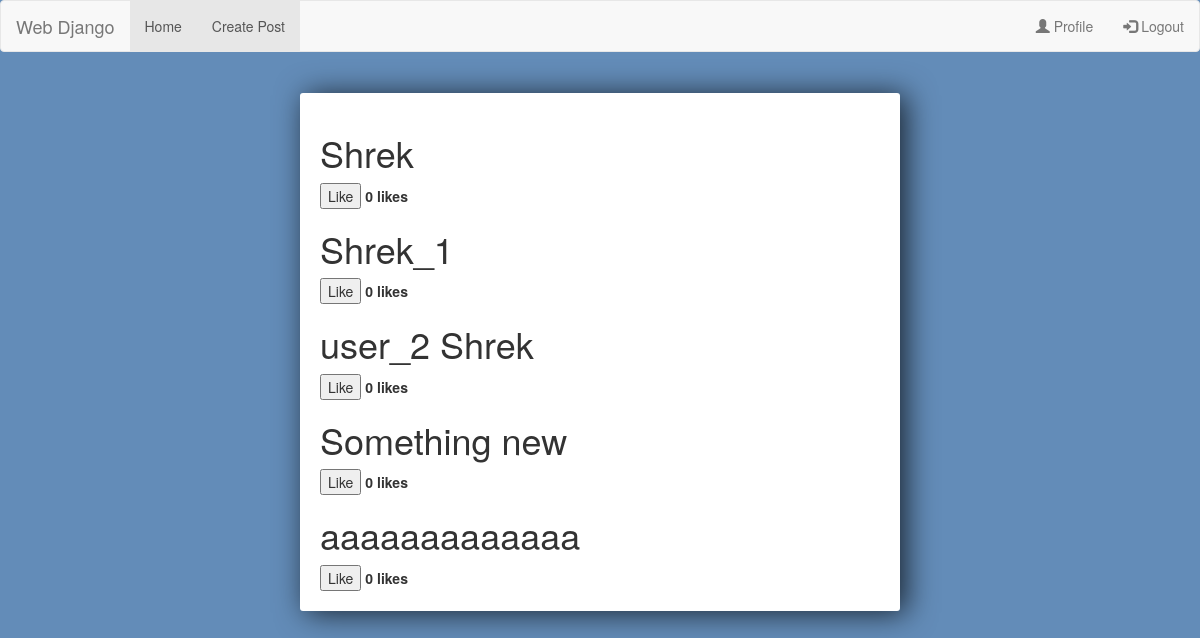
Page /posts/ (signed in) on the earlier database version.
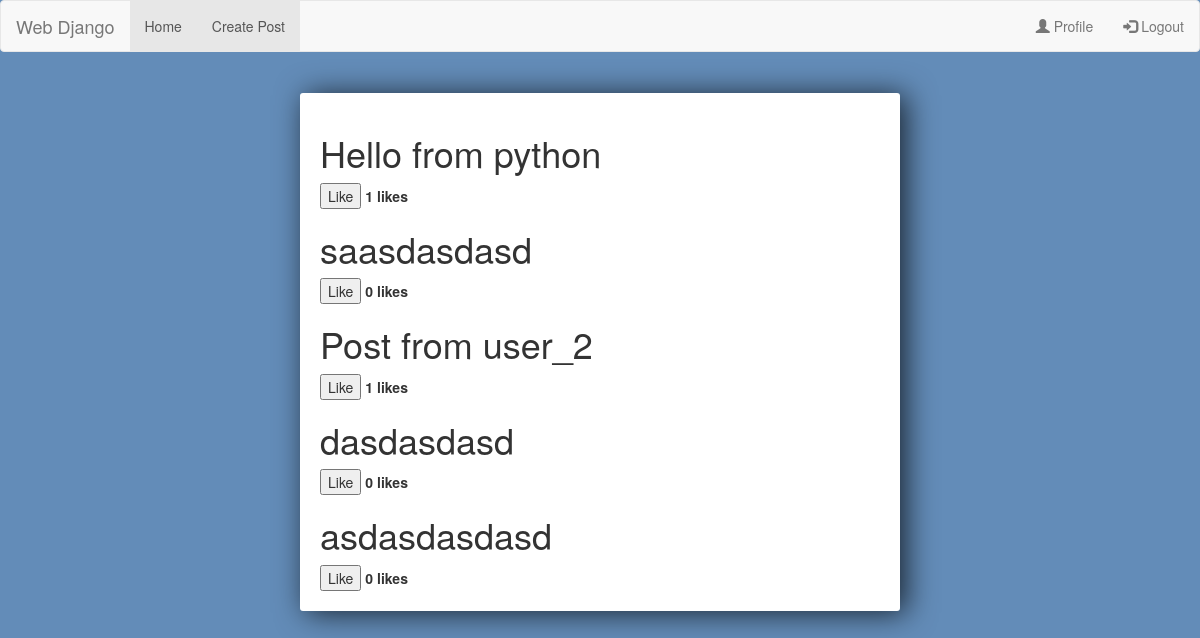
Same page on the later database version.
### posts/models.py (models this page shows, shortened)
class Post(models.Model):
    id = models.UUIDField(primary_key=True, default=uuid.uuid4)
    user = models.ForeignKey(User, on_delete=models.CASCADE, related_name="posts")
    image = models.ImageField(upload_to=profile_image_path, blank=True)
    caption = models.TextField()
    created_at = models.DateTimeField(default=datetime.now)
    liked = models.ManyToManyField(User, default=None, blank=True, related_name='liked')

### posts/views.py (the view)
# urls.py: path("", views.home, name='homepage'),
@login_required(login_url='user-login')
def home(request):
    posts = Post.objects.all()
    user = request.user
    return render(request, "posts/feed.html", {"posts": posts, 'user': user})

### posts/templates/posts/feed.html (shortened to what this page needs)
{% extends 'users/base.html' %}
    {% block content %}
		{% for obj in posts %}
		<div class="ui segment">
		<h1>{{ obj.caption}}</h1>
		<form action="{% url 'like-post' %}" method="POST" class="ui form">
			{% if user not in obj.liked.all %}
				<button class="ui button positive" type="submit">Like</button>
			{% else %}
				<button class="ui button negative" type="submit">Unlike</button>
			{% endif %}
			<strong> {{ obj.liked.all.count }} likes</strong>
		</form>
			</div>
		{% endfor %}
	{% endblock %}

### users/templates/users/base.html (shortened to what this page needs)
{% load static %}
<!DOCTYPE html>
<html lang="en">
<head>
    <link rel="stylesheet" href="https://maxcdn.bootstrapcdn.com/bootstrap/3.4.1/css/bootstrap.min.css">
    <link rel="stylesheet" href="{% static 'css/style.css' %}">
</head>
<nav class="navbar navbar-default">
  <div class="container-fluid">
    <div class="navbar-header">
      <a class="navbar-brand" href="#">Web Django</a>
    </div>
    <ul class="nav navbar-nav">
        {% if not request.user.is_authenticated %}
            <li class="active"><a href="#">Contact Us</a></li>
        {% else %}
            <li class="active"><a href="{% url 'homepage' %}">Home</a></li>
            <li class="active"><a href="{% url 'create-post' %}">Create Post</a></li>
        {% endif %}
    </ul>
    <ul class="nav navbar-nav navbar-right">
        {% if not request.user.is_authenticated %}
            <li><a href="{% url 'user-register' %}"><span class="glyphicon glyphicon-user"></span> Sign Up</a></li>
            <li><a href="{% url 'user-login' %}"><span class="glyphicon glyphicon-log-in"></span> Login</a></li>
        {% else %}
            <li><a href="{% url 'user-posts' %}"><span class="glyphicon glyphicon-user"></span> Profile</a></li>
            <li><a href="{% url 'user-logout' %}"><span class="glyphicon glyphicon-log-in"></span> Logout</a></li>
        {% endif %}
    </ul>
  </div>
</nav>
<body>
<div class="row">
<div class="col-md-12">
</div>
</div>
<div class="center-column">
    {% block content %}
    {% endblock %}
</div>
</body>
</html

### users/static/css/style.css (style rules this page uses)
body { background-color: #638CB8; }
.center-column { width:600px; margin: 20px auto; padding:20px; background-color: #fff; border-radius: 3px; box-shadow: 6px 2px 30px 0px rgba(0,0,0,0.75); }
a { color: white; }

Differences in the rows shown:
removed Post: caption "Shrek", shows "Like", liked.all.count "0"
removed Post: caption "Shrek_1", shows "Like", liked.all.count "0"
removed Post: caption "user_2 Shrek", shows "Like", liked.all.count "0"
removed Post: caption "Something new", shows "Like", liked.all.count "0"
removed Post: caption "aaaaaaaaaaaaa", shows "Like", liked.all.count "0"
added Post: caption "Hello from python", shows "Like", liked.all.count "1"
added Post: caption "saasdasdasd", shows "Like", liked.all.count "0"
added Post: caption "Post from user_2", shows "Like", liked.all.count "1"
added Post: caption "dasdasdasd", shows "Like", liked.all.count "0"
added Post: caption "asdasdasdasd", shows "Like", liked.all.count "0"
